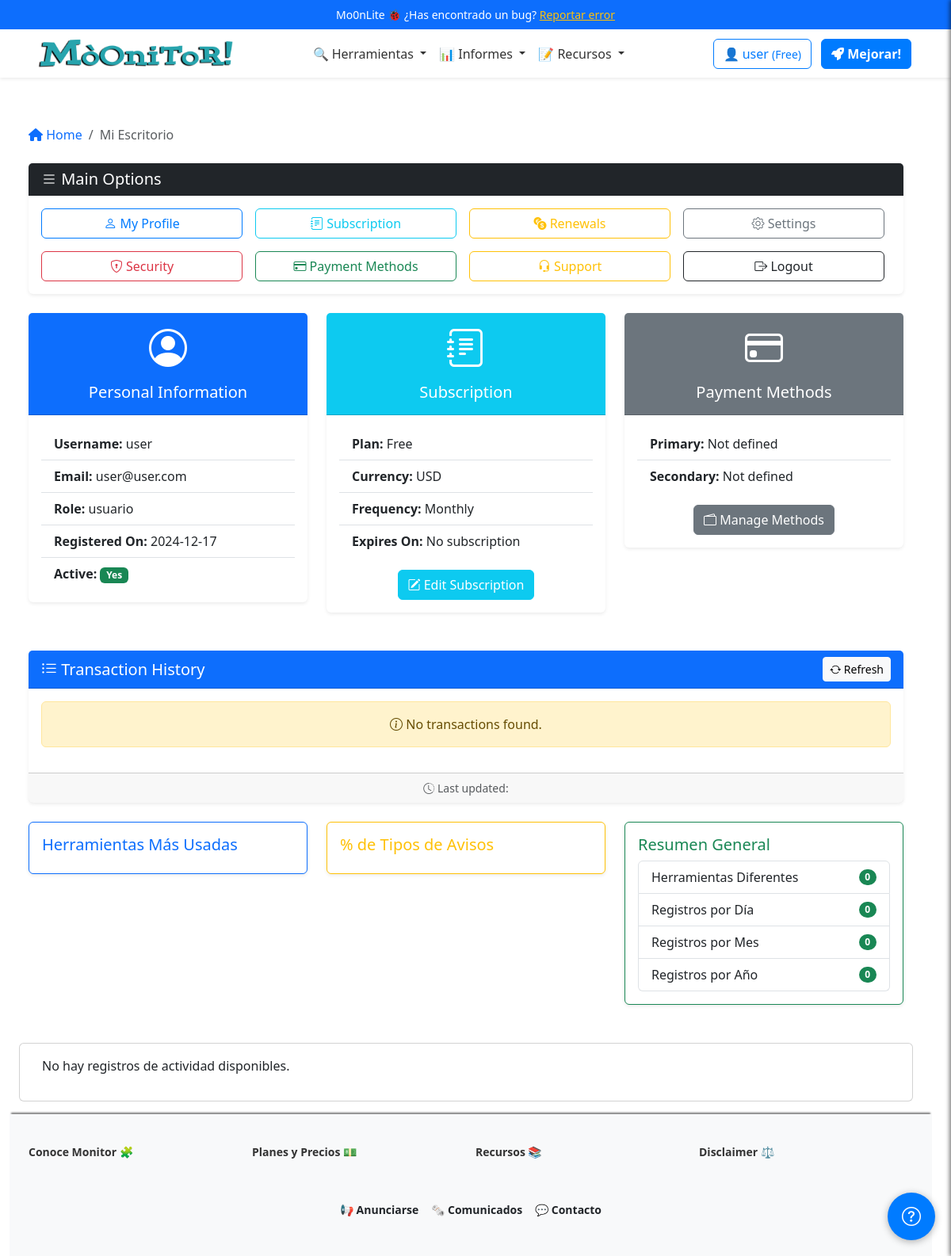
Page /dashboard (signed in) on the earlier database version.
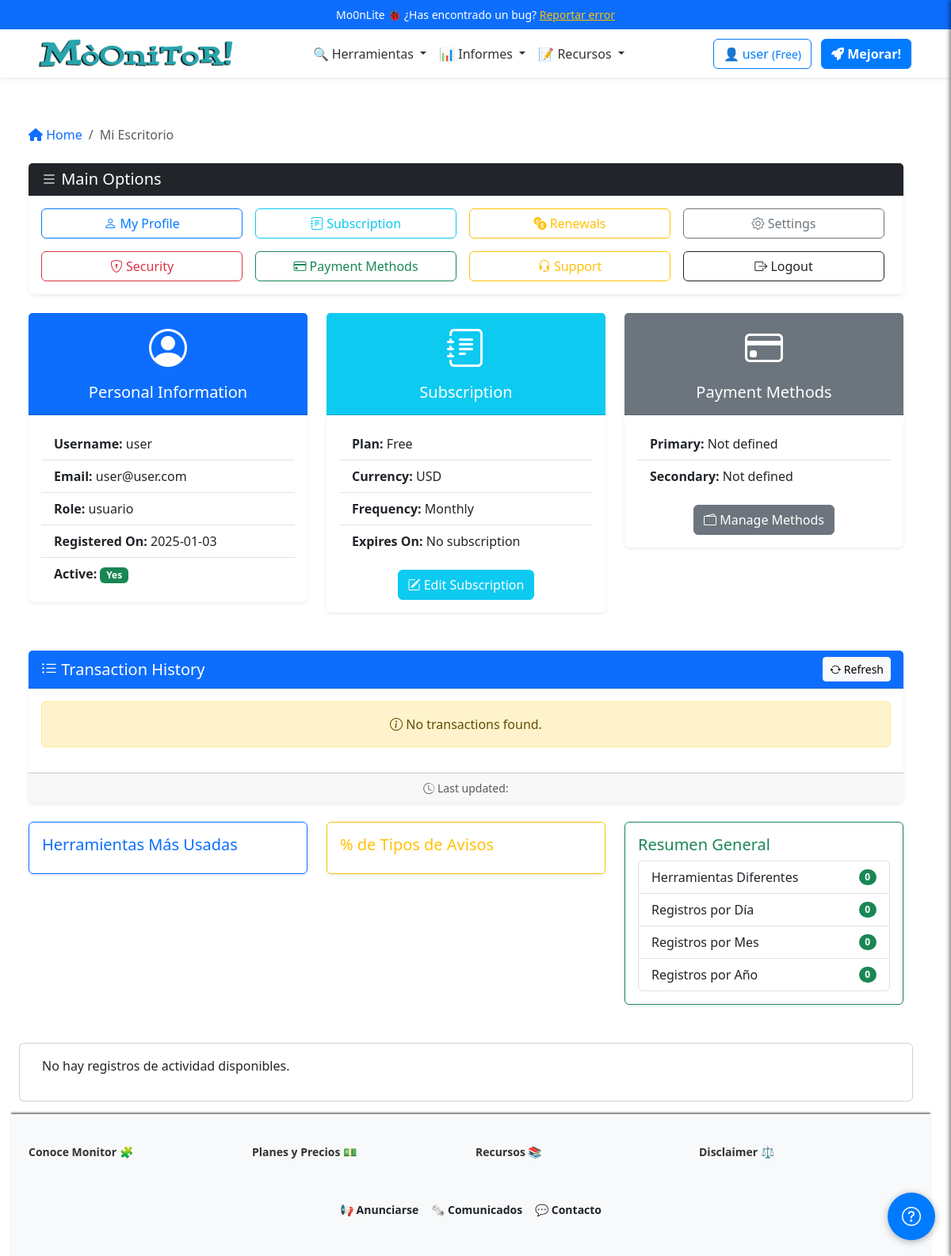
Same page on the later database version.
### app/models/user_model.py (models this page shows, shortened)
class Users(UserMixin, db.Model):
    __tablename__ = 'Users'
    id = db.Column(db.Integer, primary_key=True)
    username = db.Column(db.String(80), unique=True, nullable=False)
    email = db.Column(db.String(120), unique=True, nullable=False)
    password_hash = db.Column(db.String(255), nullable=False)
    token = db.Column(db.String(255), index=True, unique=True)
    active = db.Column(db.Boolean, default=False)
    registered_on = db.Column(db.DateTime, nullable=False, default=datetime.datetime.utcnow)
    config = db.Column(JSONType)
    role = db.Column(db.String(20), nullable=False, default='usuario')
    subscription_plan = db.Column(Enum('Free', 'Pro', 'Corporate', name='subscription_plans'), default='Free')
    subscription_currency = db.Column(db.String(3), default='USD')  # ISO currency codes (e.g., USD, EUR)
    subscription_expiration = db.Column(db.DateTime, nullable=True)
    subscription_frequency = db.Column(Enum('Monthly', 'Annually', name='subscription_frequency'), default='Monthly')
    primary_payment = db.Column(JSONType, nullable=True)  # IBAN, SWIFT, etc.
    secondary_payment = db.Column(JSONType, nullable=True)
    transactions = db.relationship('Transaction', backref='user', lazy=True)

### app/controllers/main_controller.py (the view)
@app.route('/dashboard')
@login_required
def dashboard():
        breadcrumbs = [{'url': '/dashboard', 'text': 'Mi Escritorio'}]
        logs = UserLog.query.filter_by(user_id=current_user.id).order_by(UserLog.timestamp.desc()).all()
        stats = calculate_log_statistics(logs)
        user = Users.query.filter_by(id=current_user.id).first()
        logs = UserLog.query.filter_by(user_id=current_user.id).order_by(UserLog.timestamp.desc()).all()
        transactions = Transaction.query.filter_by(user_id=current_user.id).order_by(Transaction.timestamp.desc()).all()
        return render_template('dashboard.html',
                               logs=logs,
                               transactions = transactions,
                               user=user,
                               breadcrumbs=breadcrumbs,
                               stats=stats)

### app/__init__.py (called while the page is built)
@app.context_processor
def inject_sidebar_info():
    return dict(is_admin=current_user.is_authenticated and current_user.role == 'admin')

@app.context_processor
def inject_breadcrumb():
    breadcrumbs = [
        {'url': '/', 'text': 'Inicio'},
        {'url': '/profile', 'text': 'Opcion 1'},
        {'url': '/profile/edit', 'text': 'Sub opcion 1'}
    ]
    return {'breadcrumbs': breadcrumbs}

@app.context_processor
def inject_grouped_tools():
    grouped_tools = {}
    for category, tools_in_category in groupby(sorted(tools, key=itemgetter('category')), key=itemgetter('category')):
        subcategories = {}
        for subcategory, tools_in_subcategory in groupby(sorted(tools_in_category, key=itemgetter('subcategory')), key=itemgetter('subcategory')):
            subcategories[subcategory] = list(tools_in_subcategory)
        grouped_tools[category] = subcategories
    return dict(grouped_tools=grouped_tools)

@login_manager.user_loader
def load_user(user_id):
    return Users.query.get(int(user_id))

### app/templates/dashboard.html (shortened to what the changed rows need)
{% extends "base.html" %}
{% block content %}
<div class="row">
  <div class="col-12 mb-4">
    <div class="card shadow-sm border-0">
      <div class="card-header bg-dark text-white d-flex justify-content-between align-items-center">
        <h2 class="h5 mb-0"><i class="bi bi-list"></i> Main Options</h2>
      </div>
    </div>
  </div>
</div>
<div class="row mb-4">
  <div class="col-md-4 mb-4">
    <div class="card shadow-sm border-0">
      <div class="card-body">
        <ul class="list-group list-group-flush">
          <li class="list-group-item"><strong>Username:</strong> {{ user.username }}</li>
          <li class="list-group-item"><strong>Email:</strong> {{ user.email }}</li>
          <li class="list-group-item"><strong>Role:</strong> {{ user.role }}</li>
          <li class="list-group-item"><strong>Registered On:</strong> {{ user.registered_on.strftime('%Y-%m-%d') }}</li>
          <li class="list-group-item">
            <strong>Active:</strong>
            {% if user.active %}
            <span class="badge bg-success">Yes</span>
            {% else %}
            <span class="badge bg-danger">No</span>
            {% endif %}
          </li>
        </ul>
      </div>
    </div>
  </div>
  <div class="col-md-4 mb-4">
    <div class="card shadow-sm border-0">
      <div class="card-body">
        <ul class="list-group list-group-flush">
          <li class="list-group-item"><strong>Plan:</strong> {{ user.subscription_plan }}</li>
          <li class="list-group-item"><strong>Currency:</strong> {{ user.subscription_currency }}</li>
          <li class="list-group-item"><strong>Frequency:</strong> {{ user.subscription_frequency }}</li>
          <li class="list-group-item">
            <strong>Expires On:</strong>
            {% if user.subscription_expiration %}
            {{ user.subscription_expiration.strftime('%Y-%m-%d') }}
            {% if user.is_subscription_active() %}
            <span class="badge bg-success">Active</span>
            {% else %}
            <span class="badge bg-danger">Expired</span>
            {% endif %}
            {% else %}
            No subscription
            {% endif %}
          </li>
        </ul>
      </div>
    </div>
  </div>
  <div class="col-md-4 mb-4">
    <div class="card shadow-sm border-0">
      <div class="card-body">
        <ul class="list-group list-group-flush">
          <li class="list-group-item"><strong>Primary:</strong> {{ user.primary_payment.method if user.primary_payment
            else 'Not defined' }}</li>
          <li class="list-group-item"><strong>Secondary:</strong> {{ user.secondary_payment.method if
            user.secondary_payment else 'Not defined' }}</li>
        </ul>
      </div>
    </div>
  </div>
</div>
<div class="row mb-4">
  <div class="_col-lg-10">
    <div class="card shadow-sm border-0">
      <div class="card-header bg-primary text-white d-flex justify-content-between align-items-center">
        <h2 class="h5 mb-0"><i class="bi bi-list-ul"></i> Transaction History</h2>
      </div>
    </div>
  </div>
</div>
{% endblock %}

### app/templates/inc/navbar.html (shortened to what this page needs)
<nav class="navbar navbar-expand-lg navbar-light bg-white shadow-sm">
  <div class="container">
    <a class="navbar-brand mx-auto" href="{{ url_for('index') }}">
      <img src="{{ url_for('static', filename='logo.png') }}" alt="Logo" height="50"
        class="d-inline-block align-text-top">
    </a>
    <div class="collapse navbar-collapse justify-content-center" id="navbarNav">
      <ul class="navbar-nav align-items-center">
        <li class="nav-item dropdown">
          <a class="nav-link dropdown-toggle" href="#" id="domainDnsDropdown" role="button" data-bs-toggle="dropdown"
            aria-expanded="false">
            🔍 Herramientas
          </a>
        </li>
        <li class="nav-item dropdown">
          <a class="nav-link dropdown-toggle" href="#" id="domainDnsDropdown" role="button" data-bs-toggle="dropdown"
            aria-expanded="false">
            📊 Informes
          </a>
        </li>
        <li class="nav-item dropdown">
          <a class="nav-link dropdown-toggle" href="#" id="domainDnsDropdown" role="button" data-bs-toggle="dropdown"
            aria-expanded="false">
            📝 Recursos
          </a>
        </li>
      </ul>
    </div>
    <div class="d-flex align-items-center ms-3">
      {% if current_user.is_authenticated %}
      <a href="/dashboard" class="btn btn-outline-primary me-2"><span class="item-responsive">👤 {{
          current_user.username
          }} <small>({{ current_user.subscription_plan }})</small></a>
      {% if current_user.subscription_plan == "Free" %}
      <a class="btn btn-primary me-2 ms-1 text-decoration-none fw-semibold" href="{{ url_for('edit_subscription') }}"><i
          class="fa-solid fa-rocket"></i>
        Mejorar!</a>
      {% endif %}
      {% else %}
      <a class="btn btn-outline-primary me-2 ms-1" href="{{ url_for('login') }}"><i class="fa-solid fa-key"></i>
        Entrar</a>
      <a class="btn btn-primary me-2 ms-1" href="{{ url_for('register') }}"><i class="fa-solid fa-crown"></i>
        Empezar gratis</a></li>
      {%endif%}
    </div>
  </div>
</nav>

Differences in the rows shown:
changed Users "user": registered_on "2024-12-17" → "2025-01-03"
